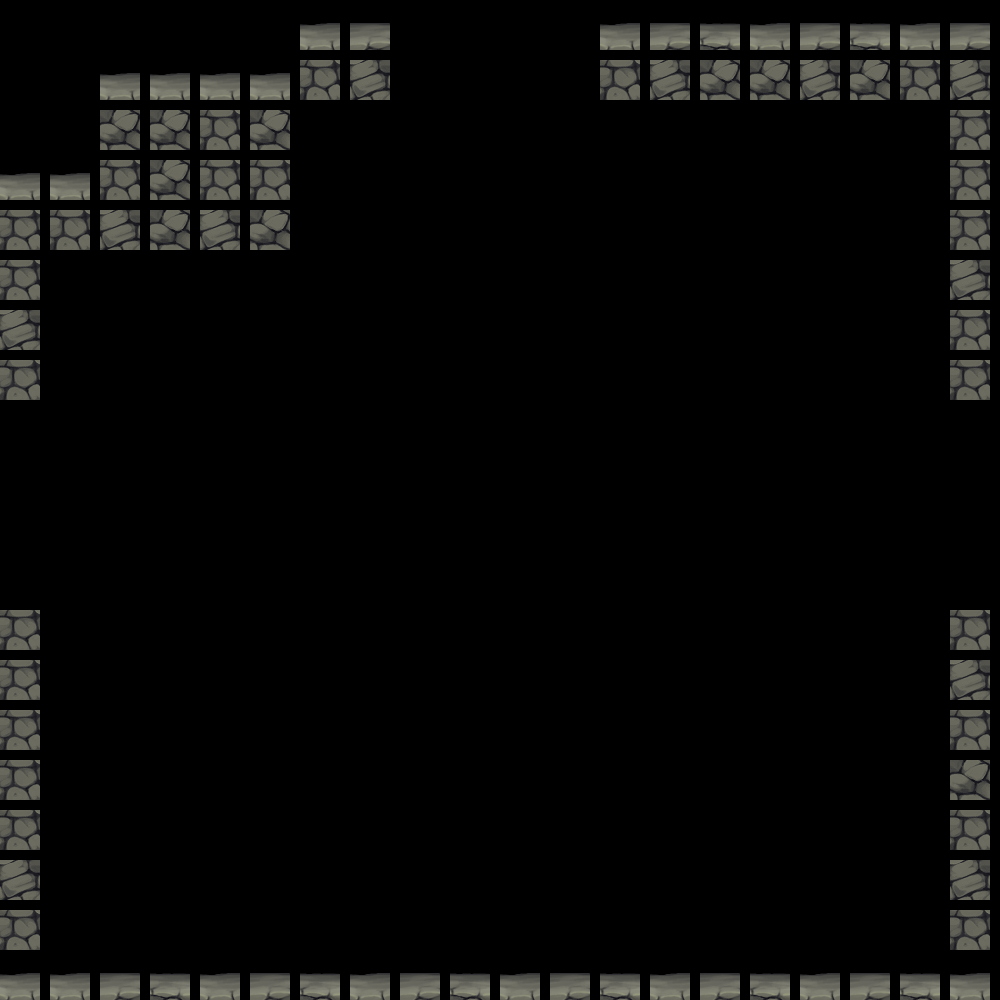

This game map was drawn from its Tiled (.tmx) file and the tilesets committed beside it. A one-line description and the full map source follow:
An orthogonal 20x20 tile map with 50x50 px tiles, 1 tile layer (BackGround), 2 tilesets.

<map version="2017.05.26" orientation="orthogonal" renderorder="right-down" width="20" height="20" tilewidth="50" tileheight="50" nextobjectid="1">
 <tileset firstgid="1" source="abc.tsx" />
 <tileset firstgid="10" source="abcd.tsx" />
 <layer name="BackGround" width="20" height="20">
  <data encoding="csv">
0,0,0,0,0,0,4,5,0,0,0,0,4,5,6,4,5,6,4,5,
0,0,4,4,4,4,7,8,0,0,0,0,7,8,9,9,8,9,7,8,
0,0,9,9,7,9,0,0,0,0,0,0,0,0,0,0,0,0,0,7,
4,4,7,9,7,7,0,0,0,0,0,0,0,0,0,0,0,0,0,7,
7,7,8,9,8,9,0,0,0,0,0,0,0,0,0,0,0,0,0,7,
7,0,0,0,0,0,0,0,0,0,0,0,0,0,0,0,0,0,0,8,
8,0,0,0,0,0,0,0,0,0,0,0,0,0,0,0,0,0,0,7,
7,0,0,0,0,0,0,0,0,0,0,0,0,0,0,0,0,0,0,7,
0,0,0,0,0,0,0,0,0,0,0,0,0,0,0,0,0,0,0,0,
0,0,0,0,0,0,0,0,0,0,0,0,0,0,0,0,0,0,0,0,
0,0,0,0,0,0,0,0,0,0,0,0,0,0,0,0,0,0,0,0,
0,0,0,0,0,0,0,0,0,0,0,0,0,0,0,0,0,0,0,0,
7,0,0,0,0,0,0,0,0,0,0,0,0,0,0,0,0,0,0,7,
7,0,0,0,0,0,0,0,0,0,0,0,0,0,0,0,0,0,0,8,
7,0,0,0,0,0,0,0,0,0,0,0,0,0,0,0,0,0,0,7,
7,0,0,0,0,0,0,0,0,0,0,0,0,0,0,0,0,0,0,9,
7,0,0,0,0,0,0,0,0,0,0,0,0,0,0,0,0,0,0,7,
8,0,0,0,0,0,0,0,0,0,0,0,0,0,0,0,0,0,0,8,
7,0,0,0,0,0,0,0,0,0,0,0,0,0,0,0,0,0,0,7,
4,4,5,6,4,5,6,4,5,6,4,5,6,4,5,6,4,5,6,4
</data>
 </layer>
</map>
